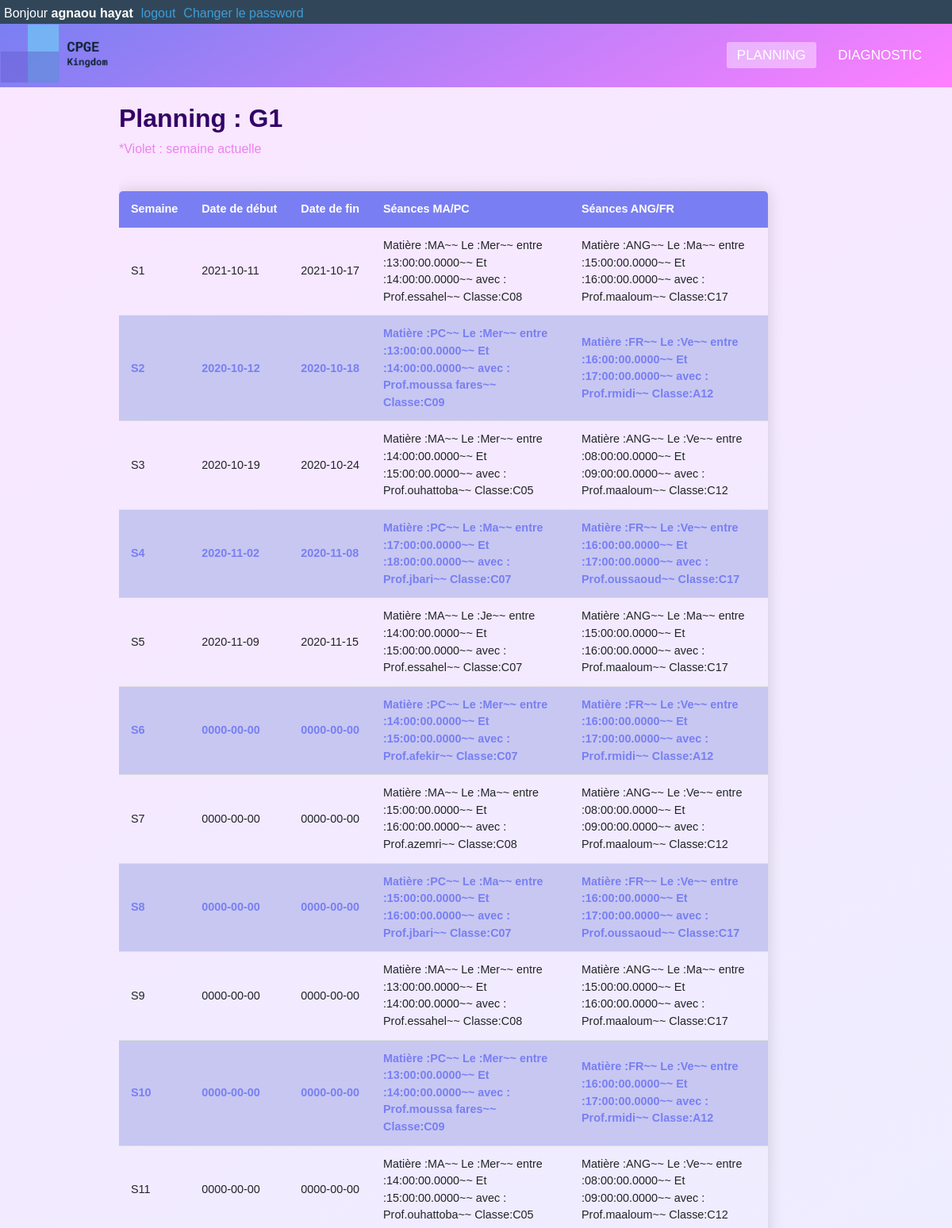
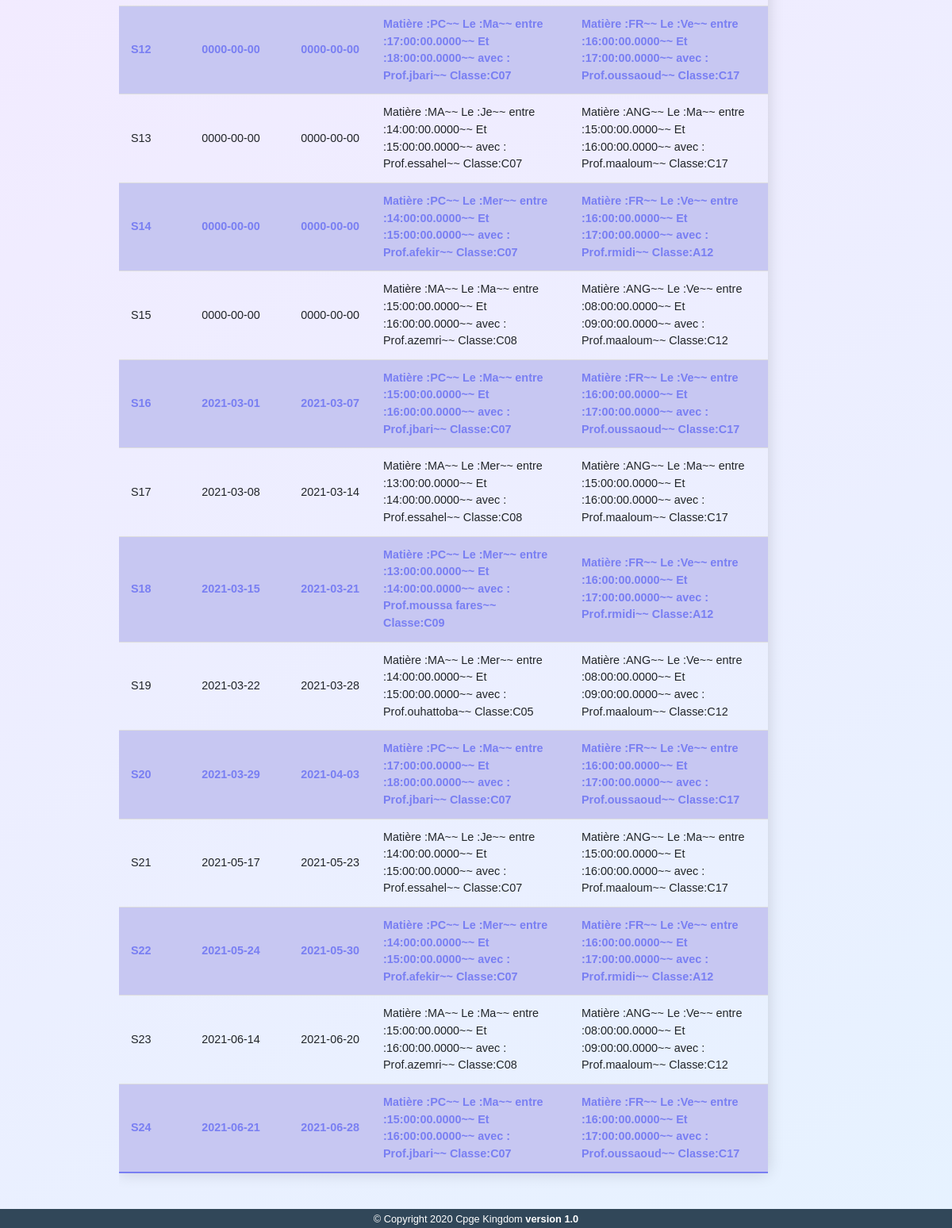
Screenshot of /planeleve.php (signed in) with the database file from the repository (2 pictures, top to bottom).
### tables this page shows
CREATE TABLE `users` (
  `id` int(11) NOT NULL,
  `type` varchar(100) NOT NULL,
  `groupe` varchar(100) NOT NULL,
  `username` varchar(255) NOT NULL,
  `password` varchar(255) NOT NULL,
  `classe` varchar(100) NOT NULL
);

CREATE TABLE `mpsi4` (
  `week` int(255) NOT NULL,
  `debut` date NOT NULL DEFAULT current_timestamp(),
  `fin` date NOT NULL DEFAULT current_timestamp(),
  `G1` int(11) NOT NULL,
  `G2` int(11) NOT NULL,
  `G3` int(11) NOT NULL,
  `G4` int(11) NOT NULL,
  `G5` int(11) NOT NULL,
  `G6` int(11) NOT NULL,
  `G7` int(11) NOT NULL,
  `G8` int(11) NOT NULL,
  `G2_1` int(100) NOT NULL,
  `G2_2` int(100) NOT NULL,
  `G2_3` int(100) NOT NULL,
  `G2_4` int(100) NOT NULL,
  `G2_5` int(100) NOT NULL,
  `G2_6` int(100) NOT NULL,
  `G2_7` int(100) NOT NULL,
  `G2_8` int(100) NOT NULL,
  `G3_1` int(100) NOT NULL,
  `G3_2` int(100) NOT NULL,
  `G3_3` int(100) NOT NULL,
  `G3_4` int(100) NOT NULL,
  `G3_5` int(100) NOT NULL,
  `G3_6` int(100) NOT NULL,
  `G3_7` int(100) NOT NULL,
  `G3_8` int(100) NOT NULL
);

CREATE TABLE `seance_mpsi4` (
  `id` int(11) NOT NULL,
  `seance` int(30) NOT NULL,
  `subject` varchar(30) NOT NULL,
  `debut` varchar(30) NOT NULL,
  `debut_time` time(4) NOT NULL,
  `fin_time` time(4) NOT NULL,
  `prof` varchar(30) NOT NULL,
  `salle` varchar(30) NOT NULL
);

### planeleve.php (the view, shortened to what this page needs)
<?php include('server.php') ?>
<!DOCTYPE html>
<html>
<head>
	<?php include('head.php') ?>
</head>
<?php include('bar.php') ?>
<nav>
      <label class="logo"><img src="images/logo.png" height="85px" style="padding-bottom:10px;"></label>
      <ul>
        <li><a class="active" href="planeleve.php">Planning</a></li>
        <li><a href="diagnoeleve.php">Diagnostic</a></li>
      </ul>
    </nav>
    <div class="glory">
	<?php
$currentDateTime = date('Y-m-d');
$weeek=mysqli_query($db,"SELECT * FROM semaine");
$debut=[];
$fin=[];
while($glad = mysqli_fetch_array($weeek)){
 				array_push($debut,$glad['debut']);
 				array_push($fin,$glad['fin']);
 			}
$student = $_SESSION['username'];
$result = mysqli_query($db,"SELECT * FROM users WHERE username='$student'");
$row = $result->fetch_assoc();
$groupe ="G".$row['groupe'];
$groupel="G2_".$row['groupe'];
$classe =$row['classe'];
echo "<h2 style='color: #330066; padding-top: 20px;'><strong>Planning : G".$row['groupe']."</strong></h2>";
echo "
<p style='color:#EE82EE; font-size:medium;'>*Violet : semaine actuelle</p>
<div style='overflow-x:auto;'><table class='content-table'>
<thead>
<tr>
<th>Semaine</th>
<th>Date de début</th>
<th>Date de fin</th>
<th style='width:250px;'>Séances MA/PC</th>
<th style='width:250px;'>Séances ANG/FR</th>";
echo "</tr></thead><tbody>";
$result = mysqli_query($db,"SELECT * FROM $classe");
while($row = mysqli_fetch_array($result))
{
$finalweek=$row['week'];
if($currentDateTime>=$debut[$finalweek-1] && $currentDateTime<=$fin[$finalweek-1]){
 echo "<tr style='background-color:#d699ff;'>";
}else{
 echo "<tr>";
}
echo "<td>S" . $row['week'] . "</td>";
echo "<td>" .$debut[$finalweek-1]. "</td>";
echo "<td>" . $fin[$finalweek-1] . "</td>";
$just="seance_".$classe;
$just1=$row[$groupe];
$just2=$row[$groupel];
$results = mysqli_query($db,"SELECT * FROM $just WHERE seance='$just1'");
while($row1 = mysqli_fetch_array($results)){
echo "<td> Matière :".$row1['subject'] ."~~ Le :". $row1['debut'] . "~~ entre :".$row1['debut_time']."~~ Et :".$row1['fin_time']."~~ avec : Prof.".$row1['prof']."~~ Classe:".$row1['salle']."</td>";
}
$results1 = mysqli_query($db,"SELECT * FROM $just WHERE seance='$just2'");
while($row2 = mysqli_fetch_array($results1)){
echo "<td> Matière :".$row2['subject'] ."~~ Le :". $row2['debut'] . "~~ entre :".$row2['debut_time']."~~ Et :".$row2['fin_time']."~~ avec : Prof.".$row2['prof']."~~ Classe:".$row2['salle']."</td>";
}
echo "</tr>";}
echo "</tbody></table></div>";
?>
<?php include('foot.php') ?>

### style.css (style rules this page uses)
body { background-image: linear-gradient(150deg, rgb(250, 230, 255),rgb(230, 242, 255)); font-family: montserrat; }
* { font-family: sans-serif; padding: 0; margin: 0; text-decoration: none; list-style: none; box-sizing: border-box; }
.content-table { border-collapse: collapse; margin: 25px 0; font-size: 0.9em; min-width: 200px; border-radius: 5px 5px 0 0; overflow: hidden; box-shadow: 0 0 20px rgba(0, 0, 0, 0.15); }
.content-table thead tr { background-color: #797FF2 ; color: #ffffff; text-align: left; font-weight: bold; }
.content-table th, .content-table td { padding: 12px 15px; }
.content-table tbody tr { border-bottom: 1px solid #dddddd; }
.content-table tbody tr:nth-of-type(even) { background-color:#C7C7F2 ; }
.content-table tbody tr:last-of-type { border-bottom: 2px solid #797FF2; }
.content-table tbody tr:nth-of-type(even) { font-weight: bold; color:#797FF2; }
nav { background-image: linear-gradient(150deg, #797FF2,#ff80ff); height: 80px; width: 100%; }
nav ul { float: right; margin-right: 20px; }
nav ul li { display: inline-block; line-height: 80px; margin: 0 5px; }
nav ul li a { color: white; font-size: 17px; padding: 7px 13px; border-radius: 3px; text-transform: uppercase; }
nav a.active,a:hover { background-color: rgba(255, 255, 255, .4); transition: .5s; }
.glory { width: 75%; margin: 0 auto; padding-bottom: 20px; }

### rows the page displays
users: groupe "1"
mpsi4: week "1", week "2021-10-11", week "2021-10-17"
seance_mpsi4: subject "MA", debut "Mer", debut_time "13:00:00.0000", fin_time "14:00:00.0000", prof "essahel", salle "C08"
seance_mpsi4: subject "ANG", debut "Ma", debut_time "15:00:00.0000", fin_time "16:00:00.0000", prof "maaloum", salle "C17"
mpsi4: week "2", week "2020-10-12", week "2020-10-18"
seance_mpsi4: subject "PC", debut "Mer", debut_time "13:00:00.0000", fin_time "14:00:00.0000", prof "moussa fares", salle "C09"
seance_mpsi4: subject "FR", debut "Ve", debut_time "16:00:00.0000", fin_time "17:00:00.0000", prof "rmidi", salle "A12"
mpsi4: week "3", week "2020-10-19", week "2020-10-24"
seance_mpsi4: subject "MA", debut "Mer", debut_time "14:00:00.0000", fin_time "15:00:00.0000", prof "ouhattoba", salle "C05"
seance_mpsi4: subject "ANG", debut "Ve", debut_time "08:00:00.0000", fin_time "09:00:00.0000", prof "maaloum", salle "C12"
mpsi4: week "4", week "2020-11-02", week "2020-11-08"
seance_mpsi4: subject "PC", debut "Ma", debut_time "17:00:00.0000", fin_time "18:00:00.0000", prof "jbari", salle "C07"
seance_mpsi4: subject "FR", debut "Ve", debut_time "16:00:00.0000", fin_time "17:00:00.0000", prof "oussaoud", salle "C17"
mpsi4: week "5", week "2020-11-09", week "2020-11-15"
seance_mpsi4: subject "MA", debut "Je", debut_time "14:00:00.0000", fin_time "15:00:00.0000", prof "essahel", salle "C07"
mpsi4: week "6", week "0000-00-00"
seance_mpsi4: subject "PC", debut "Mer", debut_time "14:00:00.0000", fin_time "15:00:00.0000", prof "afekir", salle "C07"
mpsi4: week "7", week "0000-00-00"
seance_mpsi4: subject "MA", debut "Ma", debut_time "15:00:00.0000", fin_time "16:00:00.0000", prof "azemri", salle "C08"
mpsi4: week "8", week "0000-00-00"
seance_mpsi4: subject "PC", debut "Ma", debut_time "15:00:00.0000", fin_time "16:00:00.0000", prof "jbari", salle "C07"
mpsi4: week "9", week "0000-00-00"
mpsi4: week "10", week "0000-00-00"
mpsi4: week "11", week "0000-00-00"
mpsi4: week "12", week "0000-00-00"
mpsi4: week "13", week "0000-00-00"
mpsi4: week "14", week "0000-00-00"
mpsi4: week "15", week "0000-00-00"
mpsi4: week "16", week "2021-03-01", week "2021-03-07"
mpsi4: week "17", week "2021-03-08", week "2021-03-14"
mpsi4: week "18", week "2021-03-15", week "2021-03-21"
mpsi4: week "19", week "2021-03-22", week "2021-03-28"
mpsi4: week "20", week "2021-03-29", week "2021-04-03"
mpsi4: week "21", week "2021-05-17", week "2021-05-23"
mpsi4: week "22", week "2021-05-24", week "2021-05-30"
mpsi4: week "23", week "2021-06-14", week "2021-06-20"
mpsi4: week "24", week "2021-06-21", week "2021-06-28"

### other values shown
$_SESSION['username'] "agnaou hayat"
